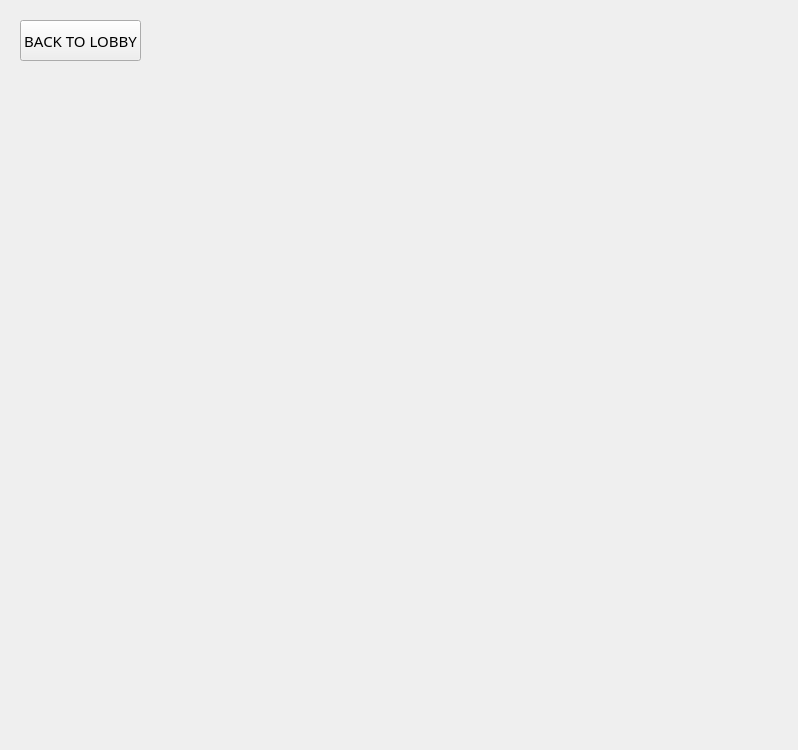
<?xml version="1.0" encoding="UTF-8"?>
<ui version="4.0">
 <class>PodiumClass</class>
 <widget class="QMainWindow" name="PodiumClass">
  <property name="geometry">
   <rect>
    <x>0</x>
    <y>0</y>
    <width>798</width>
    <height>750</height>
   </rect>
  </property>
  <property name="maximumSize">
   <size>
    <width>798</width>
    <height>750</height>
   </size>
  </property>
  <property name="windowTitle">
   <string>PODIUM</string>
  </property>
  <widget class="QWidget" name="centralWidget">
   <widget class="QFrame" name="frame">
    <property name="geometry">
     <rect>
      <x>-10</x>
      <y>-10</y>
      <width>821</width>
      <height>811</height>
     </rect>
    </property>
    <property name="styleSheet">
     <string notr="true">background-image: url(:/gui/backgroundPodium.png);</string>
    </property>
    <property name="frameShape">
     <enum>QFrame::StyledPanel</enum>
    </property>
    <property name="frameShadow">
     <enum>QFrame::Raised</enum>
    </property>
   </widget>
   <widget class="QLabel" name="firstPlace">
    <property name="geometry">
     <rect>
      <x>335</x>
      <y>180</y>
      <width>111</width>
      <height>31</height>
     </rect>
    </property>
    <property name="font">
     <font>
      <family>Calibri Light</family>
      <pointsize>13</pointsize>
     </font>
    </property>
    <property name="text">
     <string/>
    </property>
   </widget>
   <widget class="QLabel" name="thirdPlace">
    <property name="geometry">
     <rect>
      <x>80</x>
      <y>290</y>
      <width>111</width>
      <height>31</height>
     </rect>
    </property>
    <property name="font">
     <font>
      <family>Calibri Light</family>
      <pointsize>13</pointsize>
     </font>
    </property>
    <property name="text">
     <string/>
    </property>
   </widget>
   <widget class="QLabel" name="secondPlace">
    <property name="geometry">
     <rect>
      <x>595</x>
      <y>250</y>
      <width>111</width>
      <height>31</height>
     </rect>
    </property>
    <property name="font">
     <font>
      <family>Calibri Light</family>
      <pointsize>13</pointsize>
     </font>
    </property>
    <property name="text">
     <string/>
    </property>
   </widget>
   <widget class="QPushButton" name="backToLobbyButton">
    <property name="geometry">
     <rect>
      <x>20</x>
      <y>20</y>
      <width>121</width>
      <height>41</height>
     </rect>
    </property>
    <property name="font">
     <font>
      <family>Calibri Light</family>
      <pointsize>11</pointsize>
     </font>
    </property>
    <property name="cursor">
     <cursorShape>PointingHandCursor</cursorShape>
    </property>
    <property name="text">
     <string>BACK TO LOBBY</string>
    </property>
   </widget>
  </widget>
 </widget>
 <layoutdefault spacing="6" margin="11"/>
 <resources>
  <include location="gui.qrc"/>
 </resources>
 <connections/>
</ui>
